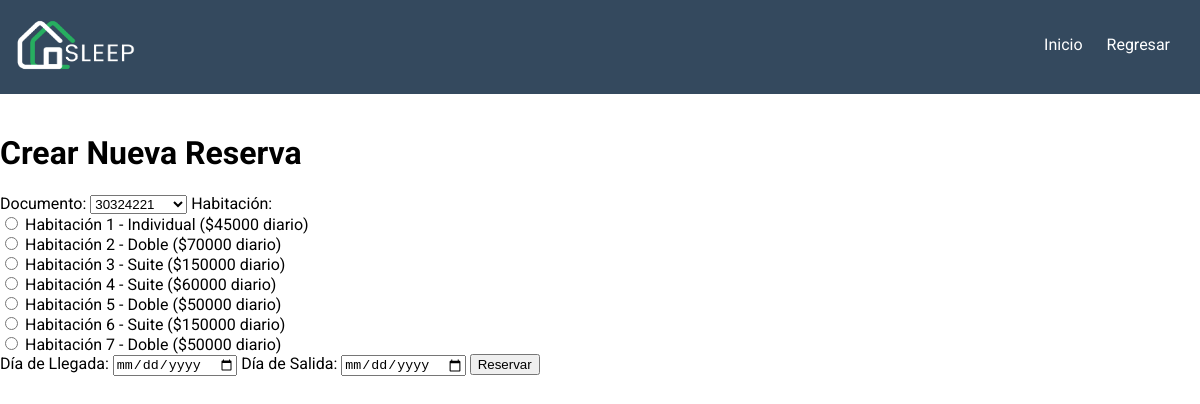
/pages/crear_reserva.php, run on the app's committed database.
### tables this page shows
CREATE TABLE `habitaciones` (
  `numero` int(11) NOT NULL,
  `tipo` varchar(15) NOT NULL,
  `estado` tinyint(1) NOT NULL,
  `descripcion` varchar(50) NOT NULL,
  `valor_diario` decimal(10,0) NOT NULL
);

### pages/crear_reserva.php (the view, shortened to what this page needs)
<?php
include '../conections/conection.php';
$sqlDocumentos = "SELECT documento FROM usuarios";
$resultDocumentos = $conn->query($sqlDocumentos);
$sqlHabitacionesDisponibles = "SELECT numero, tipo, valor_diario FROM habitaciones WHERE estado = 0";
$resultHabitacionesDisponibles = $conn->query($sqlHabitacionesDisponibles);
?>
<!DOCTYPE html>
<html lang="en">
<head>
    <link rel="stylesheet" href="../assets/css/reservas.css">
</head>
<body>
    <header>
        <div id="logo">
            <img src="../assets/img/logoclaro.png" alt="Logo del Hotel" width="135px" height="70px">
        </div>
        <nav>
            <ul class="ul-encabezados">
                <li><a href="index.php">Inicio</a></li>
                <li><a href="panel_gestor.php">Regresar</a></li>
            </ul>
        </nav>
    </header>
    <br>
    <h1>Crear Nueva Reserva</h1>
    <form action="crear_reserva.php" method="POST">
        <label for="documento">Documento:</label>
        <select id="documento" name="documento" required>
            <?php
            while ($rowDocumento = $resultDocumentos->fetch_assoc()) {
                echo '<option value="' . $rowDocumento['documento'] . '">' . $rowDocumento['documento'] . '</option>';
            }
            ?>
        </select>
        <label for="habitacion">Habitación:</label>
        <div>
            <?php
            while ($rowHabitacion = $resultHabitacionesDisponibles->fetch_assoc()) {
                echo '<label>';
                echo '<input type="radio" name="habitacion" value="' . $rowHabitacion['numero'] . '" required>';
                echo ' Habitación ' . $rowHabitacion['numero'] . ' - ' . $rowHabitacion['tipo'] . ' ($' . $rowHabitacion['valor_diario'] . ' diario)';
                echo '</label><br>';
            }
            ?>
        </div>
        <label for="dia_llegada">Día de Llegada:</label>
        <input type="date" id="dia_llegada" name="dia_llegada" required>
        <label for="dia_salida">Día de Salida:</label>
        <input type="date" id="dia_salida" name="dia_salida" required>
        <button type="submit">Reservar</button>
    </form>
</body>
</html>

### assets/css/reservas.css (style rules this page uses)
body, header, footer { font-family: "Roboto", sans-serif; }
body { margin: 0; padding: 0; }
header { background-color: #34495e; color: #fff; display: flex; justify-content: space-between; align-items: center; padding: 10px; }
nav { text-align: center; }
nav ul { list-style: none; display: inline-block; margin: 0; padding: 10px 0px 15px 0px; }
nav ul li { display: inline; margin-right: 20px; }
nav ul li a { text-decoration: none; color: #fff; }

### data on the page
habitaciones: numero "1", tipo "Individual", valor_diario "45000"
habitaciones: numero "2", tipo "Doble", valor_diario "70000"
habitaciones: numero "3", tipo "Suite", valor_diario "150000"
habitaciones: numero "4", tipo "Suite", valor_diario "60000"
habitaciones: numero "5", tipo "Doble", valor_diario "50000"
habitaciones: numero "6", tipo "Suite", valor_diario "150000"
habitaciones: numero "7", tipo "Doble", valor_diario "50000"

### other printed values
form field documento "30324221"
